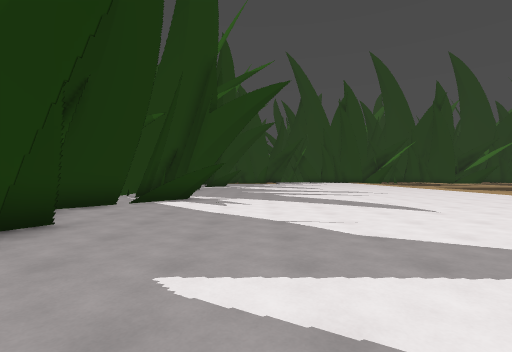
view 1 (above)

23 first-person views from a walk through a level from a Godot 3-D game. The camera is 1.4 m above the floor, looks level and sees 85° across. The floor is counted in squares, 1.76 m on a side. Each view is taken from the middle of a square. On the plan, view 1 faces up. The plan holds only what a view shows up to about 10 squares ahead; the rest is blank. The place goes on beyond the plan.

view 2
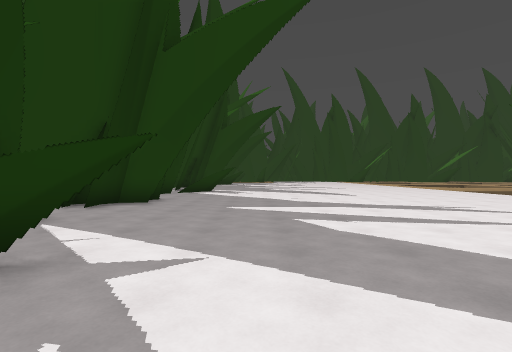

view 3
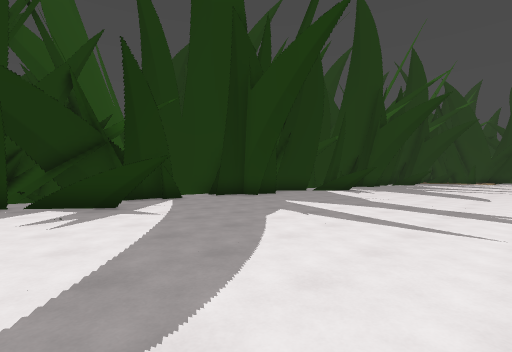

view 4
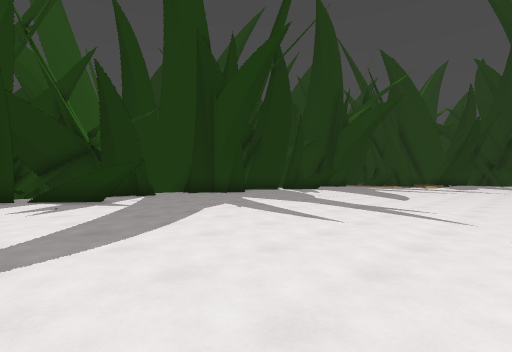

view 5
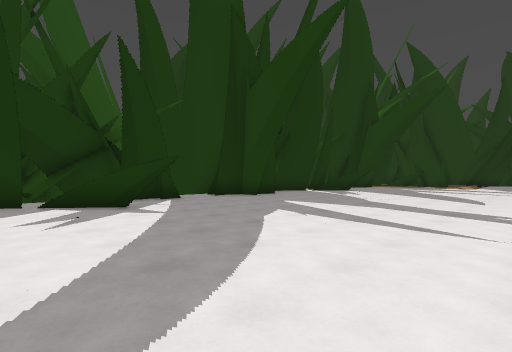

view 6
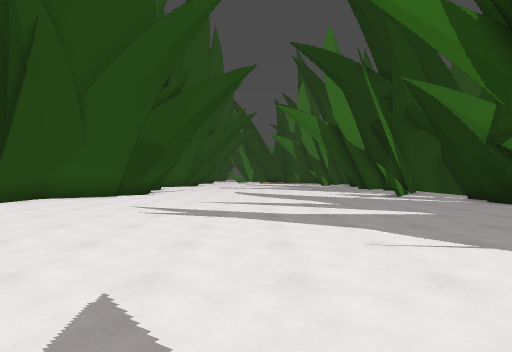

view 7
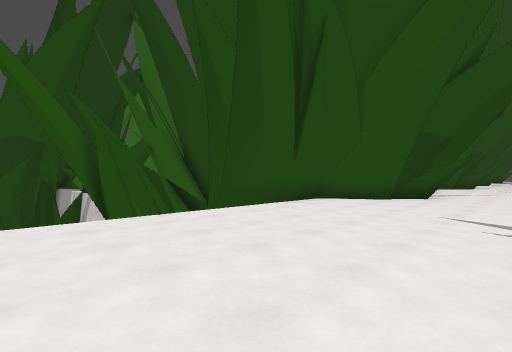

view 8
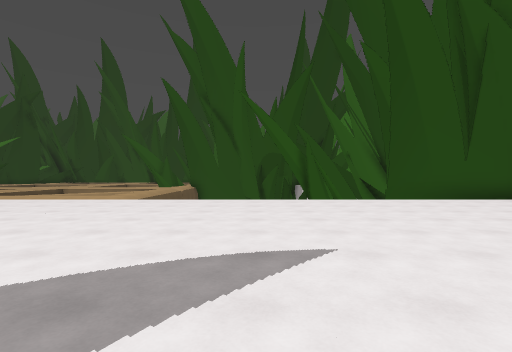

view 9
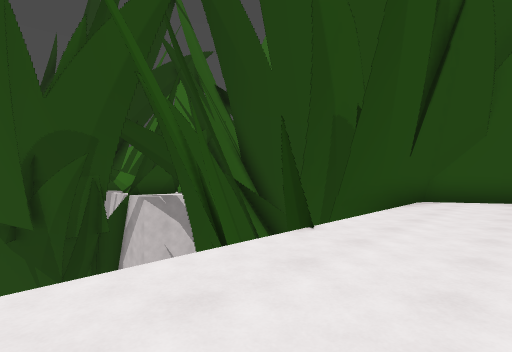

view 10
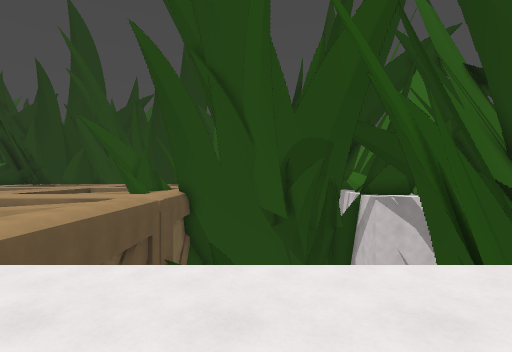

view 11
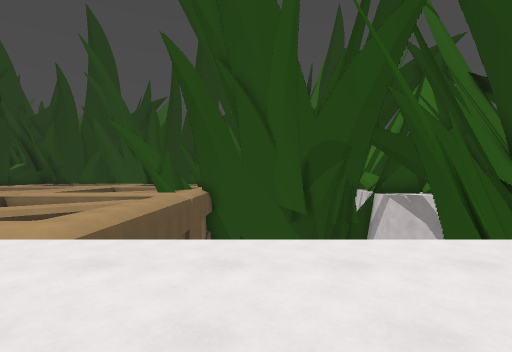

view 12
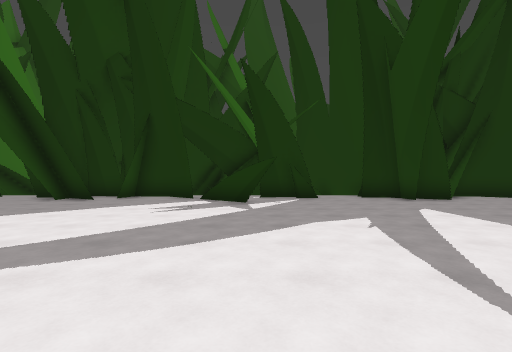

view 13
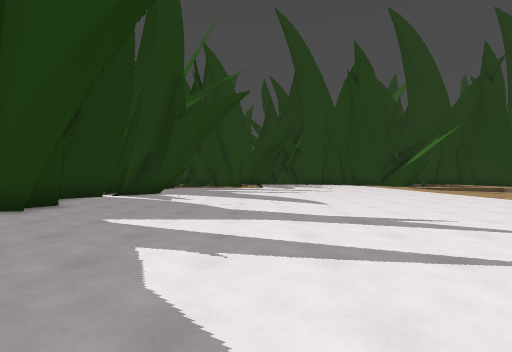

view 14
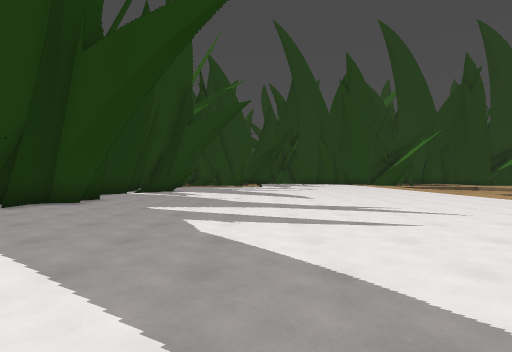

view 15
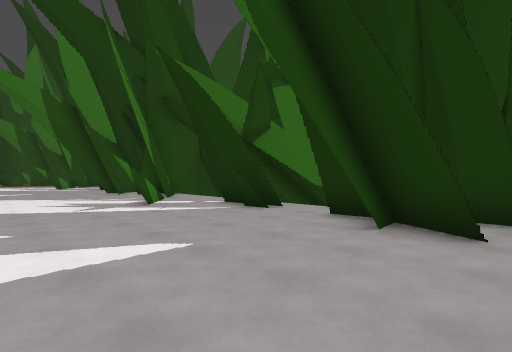

view 16
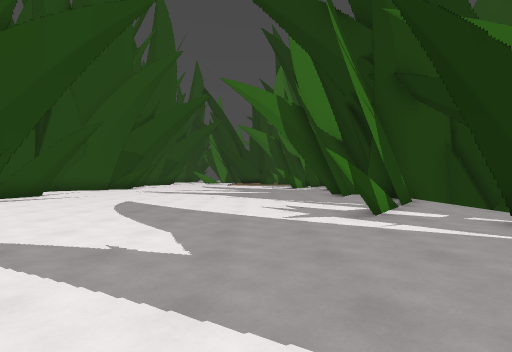

view 17
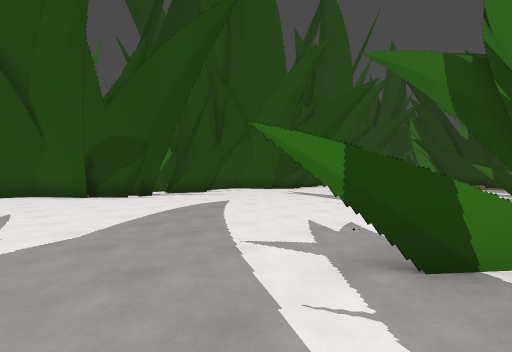

view 18
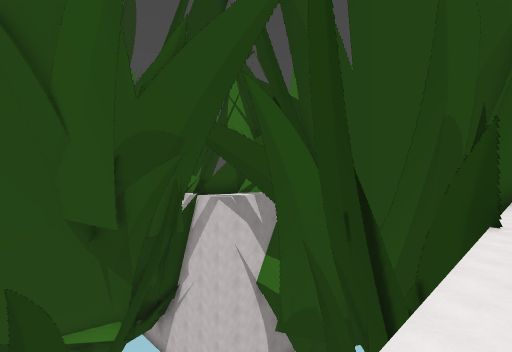

view 19
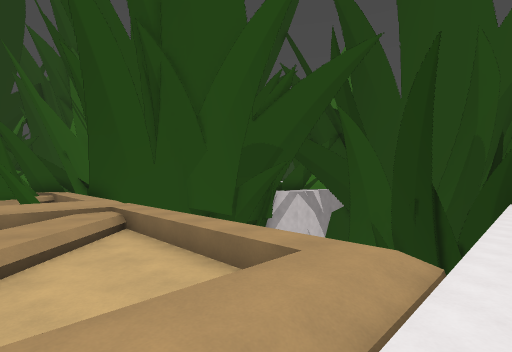

view 20
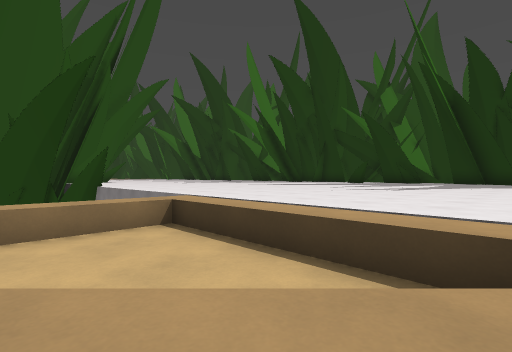

view 21
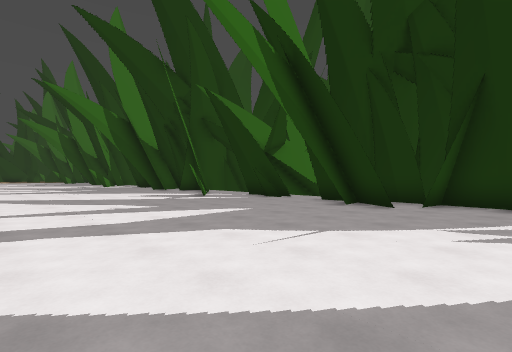

view 22
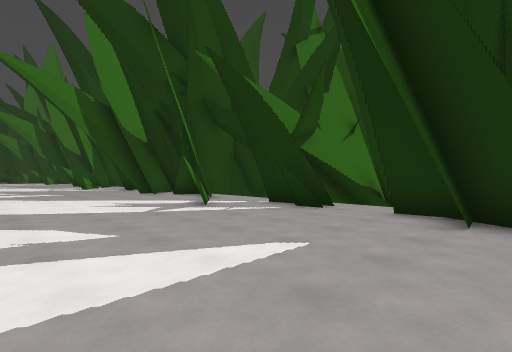

view 23
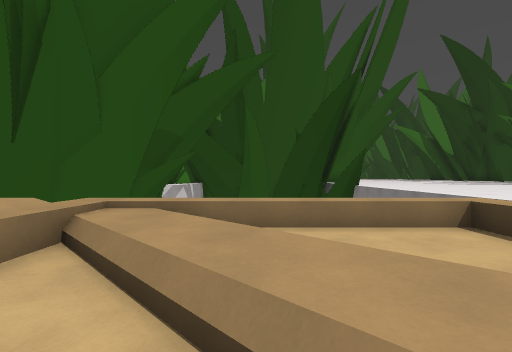

### Floor plan
Key: @ floor where view 1 was taken; # wall or solid block; . main floor; - floor 0.75 m lower than the main floor; / step, stairs or slope; = window, fence, low wall or low ledge; v drop or lower ground; T thing the floor can be seen under or through.
Columns run from 4 left of view 1 to 21 right of it. Each row starts with its distance up from view 1.
 19    ............
 18    ............
 17     ...........////-
 16 ##.. ........../-/./--/
 15 ## ............/--/./-//
 14 #............../---/////-#
 13 #............../----#///-
 12 #..............///// ///.
 11 #..............      vv
 10 #.#............       v v
  9 ###............       vvvv
  8  #  ...........        vv#
  7    ............        ###
  6    ............
  5  #  ......... #v##
  4 ##..=..........###
  3 ## ...... .....vv
  2 #........ .....#v
  1 #........ .....###
  0 #...@.... .....##
 -1 #......... ...##
 -2 #.T....... ..##
 -3  TT........ ##
 -4  T. .......##
 -5     .......
 -6    ......
 -7    ......

Positions as (right, up) in squares from view 1, and headings:
1: (0, 0), facing up
2: (0, -5), facing up
3: (5, -5), facing up-left
4: (7, 7), facing up-left
5: (5, 7), facing up-left
6: (3, 8), facing down
7: (5, 7), facing down-right
8: (1, 7), facing right
9: (8, 8), facing down-right
10: (8, 8), facing right
11: (7, 9), facing right
12: (6, 10), facing left
13: (2, 9), facing up
14: (2, 7), facing up
15: (1, 5), facing down-left
16: (0, 3), facing down
17: (-3, 0), facing down-right
18: (10, 10), facing down-right
19: (10, 15), facing down-right
20: (14, 17), facing down-left
21: (4, 19), facing down-left
22: (2, 16), facing down-left
23: (15, 17), facing down
